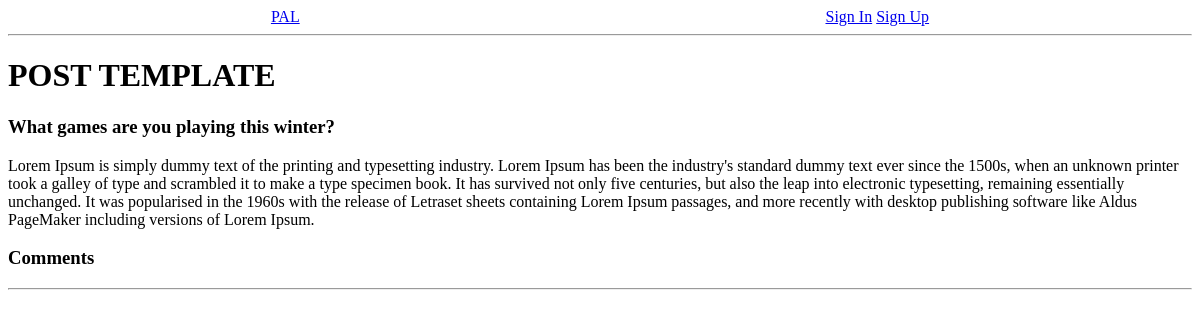
Before: /post/2/ with the older database file.
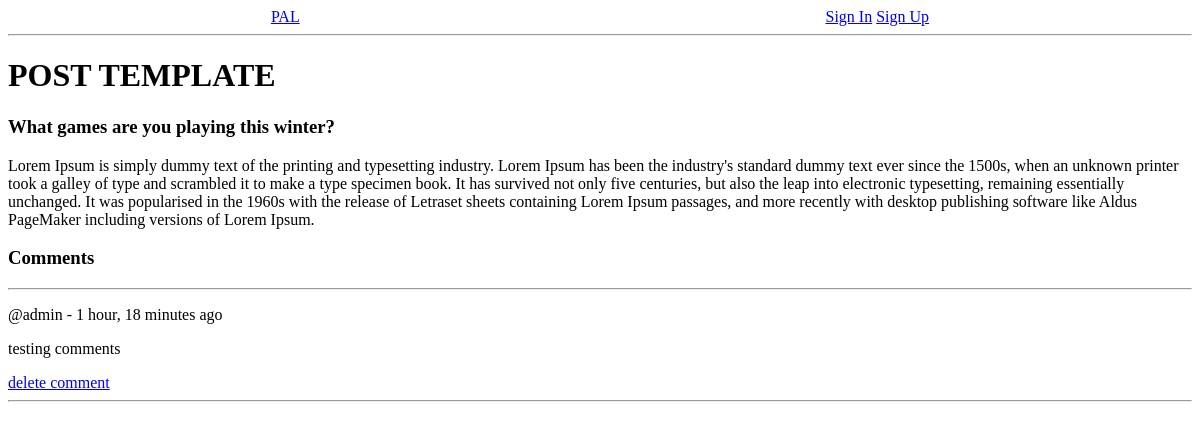
After: the same page with the newer database file.
### comments/models.py (models this page shows, shortened)
class Comment(models.Model):
    user = models.ForeignKey(User, on_delete=CASCADE) # each Comment is related to a single User
    post = models.ForeignKey(Post, on_delete=CASCADE) # each Comment is related to a single Post
    body = models.TextField()
    created = models.DateTimeField(auto_now_add=True)
    updated = models.DateTimeField(auto_now=True)

### posts/views.py (the view, shortened to what this page needs)
# urls.py: path('post/<str:pk>/', views.post, name='post'),
def post(request, pk):
    post = Post.objects.get(id=pk)
    comments = post.comment_set.all().order_by('-created') # get the comments from each post
    context = {
    'post': post,
    'comments': comments
  }
    return render(request, 'posts/post.html', context)

### posts/templates/posts/post.html (shortened to what this page needs)
{% extends 'main.html' %}
{% block content %}
<h1>POST TEMPLATE</h1>
<div>
    <h3>{{ post.name }}</h3>
    <p>{{ post.description }}</p>
</div>
<h3>Comments</h3>
<hr>
<div>
    {% for comment in comments %}
        <div>
            <p>@{{ comment.user }} - {{ comment.created|timesince }} ago</p>
            <p>{{ comment.body }}</p>
            <a href="{% url 'comments:delete-comment' comment.id %}">delete comment</a>
        </div>
        <hr>
    {% endfor %}
</div>
{% endblock content %}

Changed rows visible on the page:
added Comment: user "admin", created "1 hour, 18 minutes", body "testing comments"
